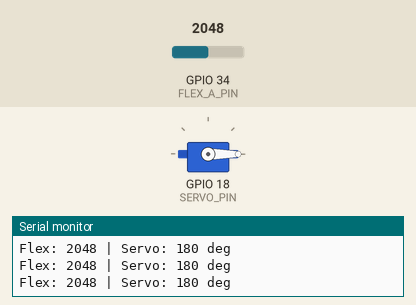
This program was run on a simulated ESP32. Parts: servo, the last lines printed to the serial monitor. Inputs (shaded band) come from the test bench; at power-on: GPIO 34 (FLEX_A_PIN) = 2048 (analog values on the 0–4095 scale).

Above: at 1.2 s.
1.3 s: GPIO 34 (FLEX_A_PIN) set to 2820
At 1.6 s:
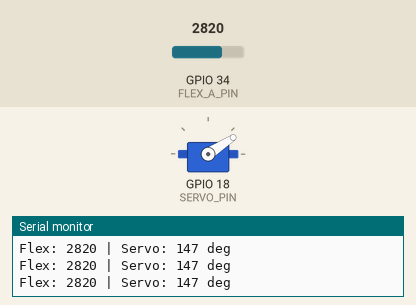
2.8 s: GPIO 34 (FLEX_A_PIN) set to 2866
At 4.0 s:
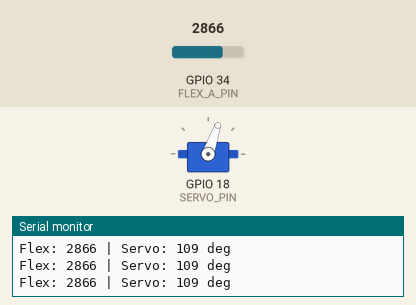
4.3 s: GPIO 34 (FLEX_A_PIN) set to 3040
At 5.1 s:
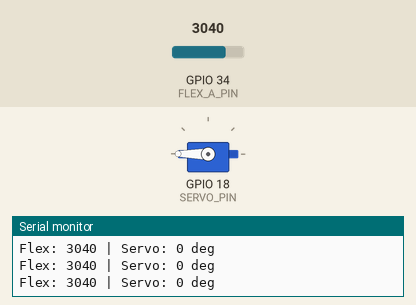
5.8 s: GPIO 34 (FLEX_A_PIN) set to 2960
At 6.4 s:
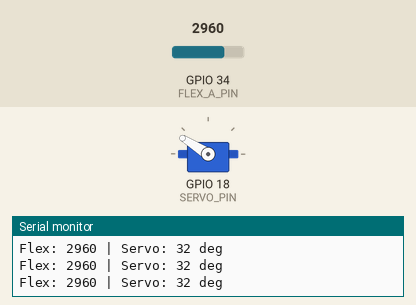
7.3 s: GPIO 34 (FLEX_A_PIN) set to 2740
At 8.0 s:
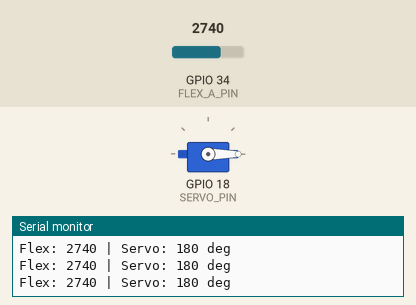
8.8 s: GPIO 34 (FLEX_A_PIN) set to 4095
At 9.6 s:
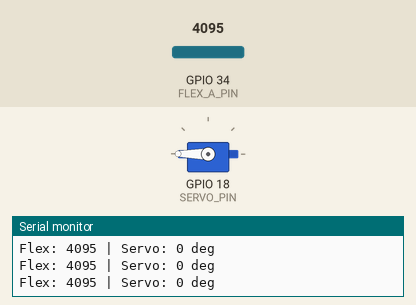
Timing chart, 0 to 11.3 s (numbered marks = the images above; inputs shaded):
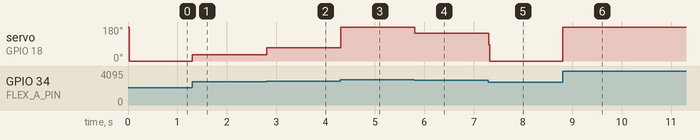

The program:

main.cpp
```cpp
#include <Arduino.h>
/**
 * ============================================================
 *  Program Labsheet 2: Flex + Servo
 * ============================================================
 *  Deskripsi: Menggerakkan Servo Motor secara linear berdasarkan
 *             derajat lekukan Sensor Flex A secara non-blocking.
 */

#include <ESP32Servo.h>

#define FLEX_A_PIN  34  // Pin ADC untuk Sensor Flex A
#define SERVO_PIN   18  // Pin PWM untuk Servo Motor

// Kalibrasi ADC pembagi tegangan 22K (5V supply)
// Nilai lurus (tidak bengkok) → ADC tinggi
// Nilai bengkok maksimal     → ADC rendah
#define FLEX_A_MIN  3000  // ADC saat lurus
#define FLEX_A_MAX  2780  // ADC saat bengkok maksimal

Servo myServo;
int lastAngle = -1;
unsigned long lastUpdate = 0;
const unsigned long interval = 20; // Update servo setiap 20ms

// Fungsi untuk membaca rata-rata analog (Oversampling 20 sampel untuk stabilitas)
int readAverage(int pin) {
    long sum = 0;
    for (int i = 0; i < 20; i++) {
        sum += analogRead(pin);
        delayMicroseconds(50);
    }
    return sum / 20;
}

void setup() {
    Serial.begin(115200);
    // Konfigurasi ADC
    analogReadResolution(12);
    analogSetPinAttenuation(FLEX_A_PIN, ADC_11db);

    // Hubungkan servo
    myServo.attach(SERVO_PIN);
    myServo.write(180); // Default lurus
}

void loop() {
    unsigned long currentMillis = millis();
    if (currentMillis - lastUpdate >= interval) {
        lastUpdate = currentMillis;

        int rawADC = readAverage(FLEX_A_PIN);

        // Rangkaian Pembagi Tegangan: Vin=5V, R2=22kOhm, R1=Flex Sensor
        int lowLimit  = min(FLEX_A_MIN, FLEX_A_MAX);
        int highLimit = max(FLEX_A_MIN, FLEX_A_MAX);
        int constrainedADC = constrain(rawADC, lowLimit, highLimit);

        // Mapping ke sudut servo 0 s.d 180 derajat
        int angle = map(constrainedADC, FLEX_A_MIN, FLEX_A_MAX, 0, 180);

        Serial.printf("Flex: %d | Servo: %d deg\n", rawADC, angle);
        if (angle != lastAngle) {
            myServo.write(180 - angle); // Inversi hardware servo fisik
            lastAngle = angle;
        }
    }
}
```

Measured:
- after the input at 1.3 s, servo on GPIO 18 (SERVO_PIN): 0° → 33° at once
- after the input at 2.8 s, servo on GPIO 18 (SERVO_PIN): 33° → 71° at once
- after the input at 4.3 s, servo on GPIO 18 (SERVO_PIN): 71° → 180° at once
- after the input at 5.8 s, servo on GPIO 18 (SERVO_PIN): 180° → 148° at once
- after the input at 7.3 s, servo on GPIO 18 (SERVO_PIN): 148° → 0° at once
- after the input at 8.8 s, servo on GPIO 18 (SERVO_PIN): 0° → 180° at once
